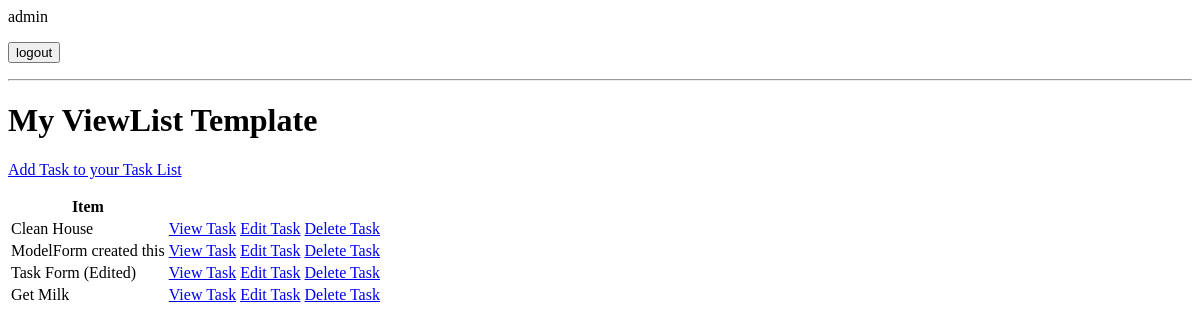
The app's page / (signed in), older data.
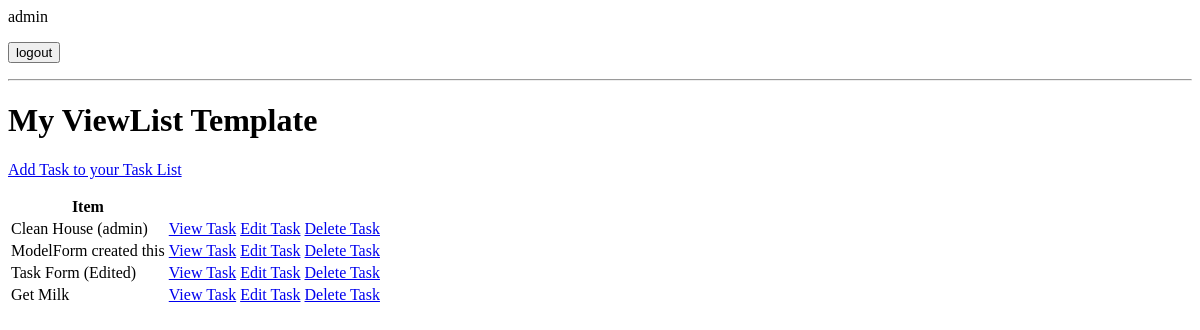
The same page, newer data.
### base/models.py (models this page shows, shortened)
class Task(models.Model):
    user = models.ForeignKey(User, on_delete=models.CASCADE, null=True, blank=True)
    title = models.CharField(max_length=200)
    description = models.TextField(null=True, blank=True)
    complete = models.BooleanField(default=False)
    created = models.DateTimeField(auto_now_add=True)
    '''
    This is how we can order a queryset - whenever we are returning multiple items order it by this
    value here
    '''
    class Meta:
        ordering = ['complete']

### base/views.py (the view)
# urls.py: path('', views.TaskList.as_view(), name='tasks'),
class TaskList(LoginRequiredMixin, ListView):
    model = Task
    context_object_name = 'tasks'   # Instead of the default 'object_list' - this is the queryset of the tasks (python representation of the model)
    '''
    Also - we need to make sure that each user sees his own tasks and that one user can't log-in on his
    username and password, but see other user's tasks.
    '''
    def get_context_data(self, **kwargs):
        context = super().get_context_data(**kwargs)
        context['tasks'] = context['tasks'].filter(user=self.request.user)
        context['count'] = context['tasks'].filter(complete=False).count()
        return context

### base/templates/base/task_list.html (shortened to what this page needs)
{% if request.user.is_authenticated %}
    <p> {{request.user}} </p>
    <form method="post" action="{% url 'logout' %}">
        <button type="submit">logout</button>
    </form>
{% else %}
    <a href="{% url 'login' %}"> Login </a>
{% endif %}
<hr>
<h1> My ViewList Template {{color}} </h1>
<p><a href="{% url 'task-create' %}"> Add Task to your Task List </a></p>
<table>
    <tr>
        <th> Item </th>
        <th></th>
    </tr>
    {% for task in tasks %}
    <tr>
       <td> {{task.title}} </td>
       <td> <a href="{% url 'task' task.id %}"> View Task </a> </td>
       <td> <a href="{% url 'task-update' task.id %}"> Edit Task </a> </td>
       <td> <a href="{% url 'task-delete' task.id %}"> Delete Task </a> </td>
    </tr>
    {% empty %}
    <h3> No items in list </h3>
    {% endfor %}
</table>

Row changes from the older to the newer data that the page shows:
changed Task: title "Clean House" → "Clean House (admin)"
